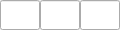
<?xml version="1.0" encoding="UTF-8"?>
<ui version="4.0">
 <class>Form</class>
 <widget class="QWidget" name="Form">
  <property name="geometry">
   <rect>
    <x>0</x>
    <y>0</y>
    <width>120</width>
    <height>30</height>
   </rect>
  </property>
  <property name="maximumSize">
   <size>
    <width>120</width>
    <height>16777215</height>
   </size>
  </property>
  <property name="windowTitle">
   <string>Form</string>
  </property>
  <layout class="QHBoxLayout" name="horizontalLayout">
   <property name="spacing">
    <number>0</number>
   </property>
   <property name="margin">
    <number>0</number>
   </property>
   <item>
    <widget class="QLineEdit" name="lineEdit_begin">
     <property name="enabled">
      <bool>true</bool>
     </property>
     <property name="sizePolicy">
      <sizepolicy hsizetype="Minimum" vsizetype="Fixed">
       <horstretch>1</horstretch>
       <verstretch>0</verstretch>
      </sizepolicy>
     </property>
     <property name="minimumSize">
      <size>
       <width>40</width>
       <height>0</height>
      </size>
     </property>
     <property name="maximumSize">
      <size>
       <width>40</width>
       <height>30</height>
      </size>
     </property>
     <property name="toolTip">
      <string>Interval begin</string>
     </property>
     <property name="whatsThis">
      <string/>
     </property>
     <property name="text">
      <string/>
     </property>
    </widget>
   </item>
   <item>
    <widget class="QLineEdit" name="lineEdit_step">
     <property name="minimumSize">
      <size>
       <width>40</width>
       <height>0</height>
      </size>
     </property>
     <property name="maximumSize">
      <size>
       <width>40</width>
       <height>30</height>
      </size>
     </property>
     <property name="toolTip">
      <string>Interval step</string>
     </property>
     <property name="text">
      <string/>
     </property>
     <property name="alignment">
      <set>Qt::AlignCenter</set>
     </property>
    </widget>
   </item>
   <item>
    <widget class="QLineEdit" name="lineEdit_end">
     <property name="enabled">
      <bool>true</bool>
     </property>
     <property name="sizePolicy">
      <sizepolicy hsizetype="Fixed" vsizetype="Fixed">
       <horstretch>1</horstretch>
       <verstretch>0</verstretch>
      </sizepolicy>
     </property>
     <property name="minimumSize">
      <size>
       <width>40</width>
       <height>0</height>
      </size>
     </property>
     <property name="maximumSize">
      <size>
       <width>40</width>
       <height>30</height>
      </size>
     </property>
     <property name="toolTip">
      <string>Interval end</string>
     </property>
     <property name="text">
      <string/>
     </property>
     <property name="alignment">
      <set>Qt::AlignRight|Qt::AlignTrailing|Qt::AlignVCenter</set>
     </property>
    </widget>
   </item>
  </layout>
 </widget>
 <resources/>
 <connections/>
</ui>
